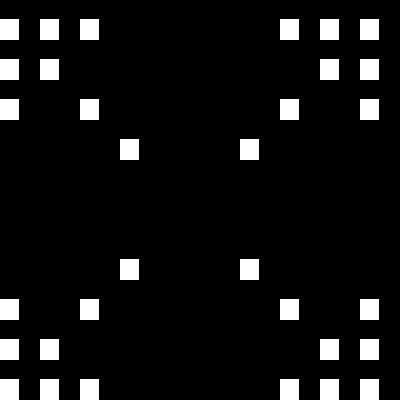

This is a level from a 2D game, rendered from its Tiled map with the project's own tilesets. A one-line summary and the map file follow, with tile-layer data summarised:
An orthogonal 10x10 tile map with 40x40 px tiles, 1 tile layer (Layer 1).

<map version="1.0" orientation="orthogonal" width="10" height="10" tilewidth="40" tileheight="40">
 <tileset firstgid="1" name="texture" tilewidth="40" tileheight="40" spacing="4" margin="4">
  <image source="texture.png" />
 </tileset>
 <layer name="Layer 1" width="10" height="10">
  <data>[100 cells, 32 non-empty, 1 distinct tile ids]</data>
 </layer>
</map>
